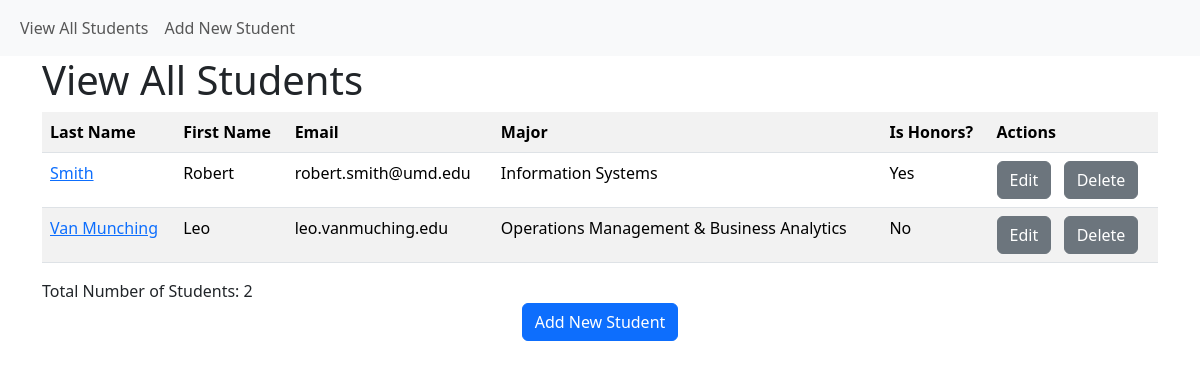
Screenshot of /student/view with the database file from the repository.
### models.py (models this page shows, shortened)
class Student(db.Model):
    __tablename__ = "student"
    student_id = db.Column(db.Integer, primary_key=True)
    first_name = db.Column(db.String(30), nullable=False)
    last_name = db.Column(db.String(50), nullable=False)
    major_id = db.Column(db.Integer, db.ForeignKey('major.major_id'))
    birth_date = db.Column(db.DateTime, nullable=False)
    num_credits_completed = db.Column(db.Integer, nullable=False)
    gpa = db.Column(db.Float, nullable=False)
    is_honors = db.Column(db.Boolean, nullable=False)
    email = db.Column(db.String(100), nullable=False)

class Major(db.Model):
    __tablename__ = "major"
    major_id = db.Column(db.Integer, primary_key=True)
    major = db.Column(db.String(30), nullable=False)
    students = db.relationship('Student', backref='students')

### app.py (the view)
@app.route('/student/view')
def student_view_all():
    students = Student.query.outerjoin(Major, Student.major_id == Major.major_id) \
        .add_entity(Major) \
        .order_by(Student.last_name, Student.first_name) \
        .all()
    return render_template('student_view_all.html', students=students)

### templates/student_view_all.html (shortened to what this page needs)
{% extends "base.html" %}
{% block page_head %}
    View All Students
{% endblock %}
{% block page_content %}
    <div class="row">
    <div class="col">
    <table class="table table-striped">
        <tr>
            <th>Last Name</th>
			<th>First Name</th>
            <th>Email</th>
            <th>Major</th>
            <th>Is Honors?</th>
            <th>Actions</th>
        </tr>
        {% for each_student, each_major in students %}
        <tr>
            <td><a href="{{ url_for('student_view', student_id=each_student['student_id']) }}">{{ each_student['last_name'] }}</a></td>
            <td>{{ each_student['first_name'] }}</td>
            <td>{{ each_student['email'] }}</td>
            <td>{{ each_major['major'] }}</td>
            <td>{{ 'Yes' if each_student['is_honors'] == 1 else 'No' }}</td>
            <td>
                <a href="{{ url_for('student_edit', student_id=each_student['student_id']) }}" class="btn btn-secondary" role="button">Edit</a>
                <a href="{{ url_for('student_delete', student_id=each_student['student_id']) }}" class="btn btn-secondary" role="button">Delete</a>
            </td>
        </tr>
        {% endfor %}
    </table>
    </div>
    </div>
    <div class="row">
        <div class="col">
            Total Number of Students: {{ students|length }}
        </div>
    </div>
    <div class="row">
        <div class="col text-center">
            <a href="{{ url_for('student_create') }}" class="btn btn-primary" role="button">Add New Student</a>
        </div>
    </div>
{% endblock %}

### templates/base.html (shortened to what this page needs)
<!DOCTYPE html>
<html lang="en">
  <head>
    <link href="https://cdn.jsdelivr.net/npm/bootstrap@5.3.3/dist/css/bootstrap.min.css" rel="stylesheet">
    </head>
  <body>
  <nav class="navbar navbar-expand-lg navbar-light bg-light">
  <div class="container-fluid">
    <div class="collapse navbar-collapse" id="navbarSupportedContent">
      <ul class="navbar-nav me-auto mb-2 mb-lg-0">
        <li class="nav-item">
          <a class="nav-link" href="{{ url_for('student_view_all') }}">View All Students</a>
        </li>
        <li class="nav-item">
          <a class="nav-link" href="{{ url_for('student_create') }}">Add New Student</a>
        </li>
      </ul>
    </div>
  </div>
</nav>
    <div class="container">
        <h1>{% block page_head %}{% endblock %}</h1>
        {% block page_content %}{% endblock %}
    </div>
  </body>
</html>

### rows the page displays
Student: last_name "Smith", first_name "Robert", email "robert.smith@umd.edu", major "Information Systems", is_honors "Yes"
Student: last_name "Van Munching", first_name "Leo", email "leo.vanmuching.edu", major "Operations Management & Business Analytics", is_honors "No"

### other values shown
{{ students|length }} "2"
